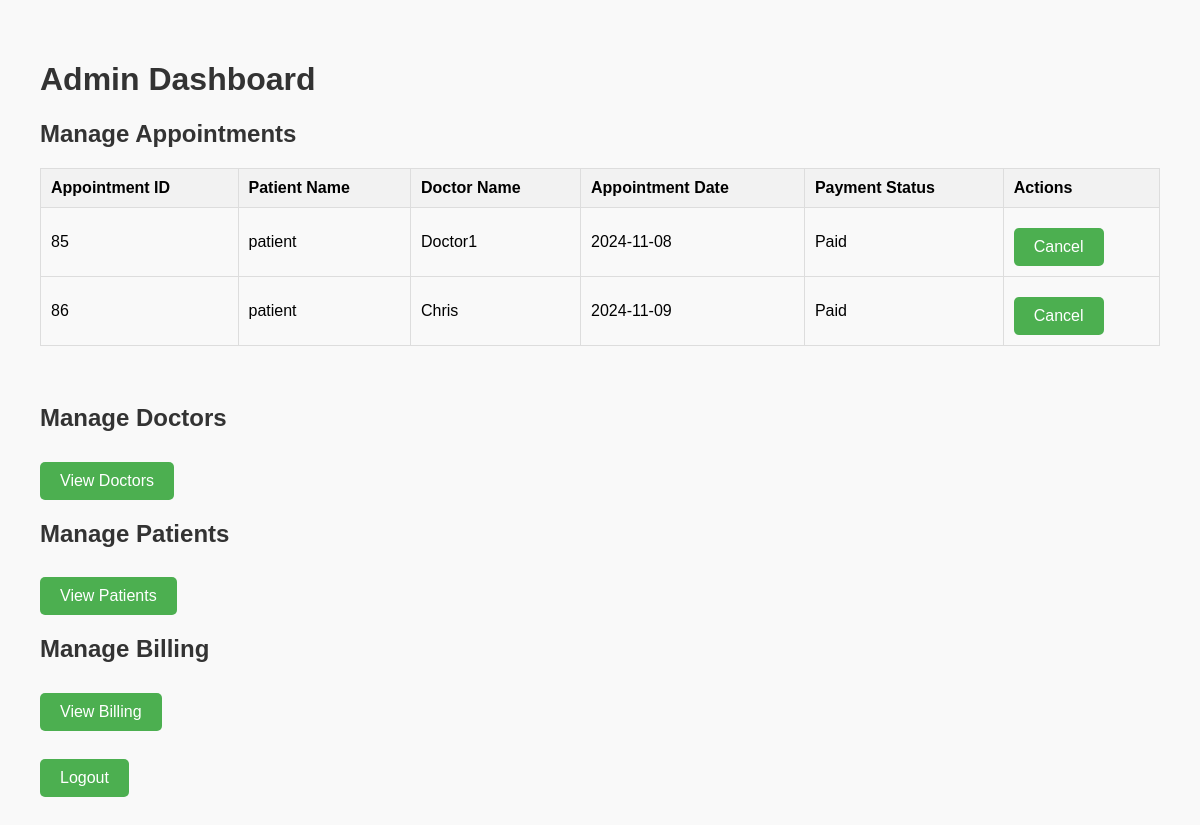
/admin_dashboard (signed in), run on an earlier commit of the app's database.
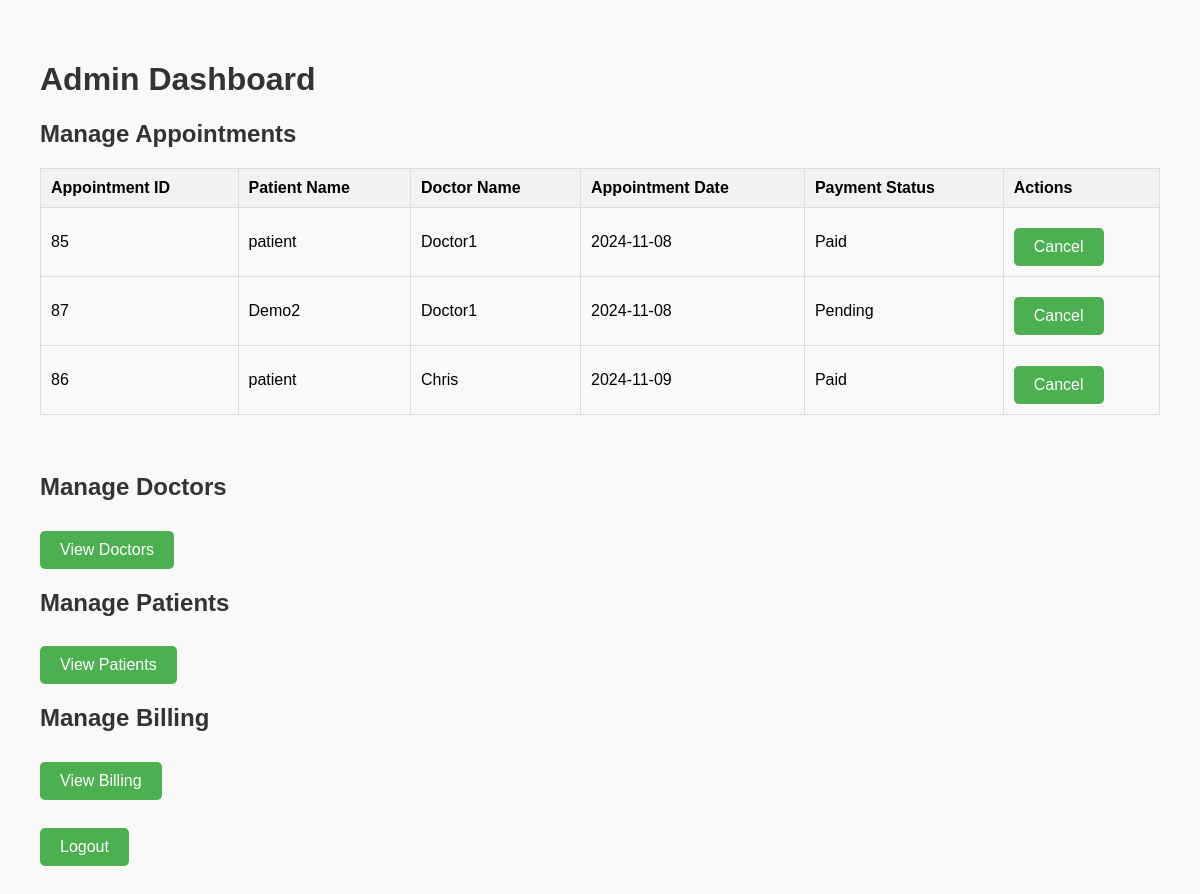
And on a later commit of the database.
### tables this page shows
CREATE TABLE appointments (
                    id INTEGER PRIMARY KEY AUTOINCREMENT,
                    patient_id INTEGER,
                    doctor_id INTEGER,
                    appointment_date TEXT NOT NULL, canceled_by_doctor BOOLEAN DEFAULT 0,
                    FOREIGN KEY (patient_id) REFERENCES patients (id),
                    FOREIGN KEY (doctor_id) REFERENCES doctors (id)
                );

CREATE TABLE patients (
                    id INTEGER PRIMARY KEY AUTOINCREMENT,
                    name TEXT NOT NULL,
                    loginid TEXT UNIQUE NOT NULL,
                    password TEXT NOT NULL,
                    age INTEGER NOT NULL,
                    gender TEXT NOT NULL,
                    email TEXT NOT NULL
                );

CREATE TABLE doctors (
                    id INTEGER PRIMARY KEY AUTOINCREMENT,
                    name TEXT NOT NULL,
                    specialization TEXT NOT NULL,
                    loginid TEXT UNIQUE NOT NULL,
                    password TEXT NOT NULL,
                    email TEXT NOT NULL
                );

### app.py (the view)
@app.route('/admin_dashboard')
def admin_dashboard():
    if 'admin_id' not in session:
        return redirect(url_for('admin_login'))
    appointments = query_db('''
        SELECT a.id AS appointment_id,
               p.name AS patient_name,
               d.name AS doctor_name,
               a.appointment_date,
               COALESCE(b.payment_status, 'Pending') AS payment_status,
               b.id AS billing_id
        FROM appointments a
        JOIN patients p ON a.patient_id = p.id
        JOIN doctors d ON a.doctor_id = d.id
        LEFT JOIN billing b ON a.patient_id = b.patient_id AND a.doctor_id = b.doctor_id
        ORDER BY a.appointment_date
    ''')
    return render_template('admin_dashboard.html', appointments=appointments)

### db_helpers.py (called while the page is built)
def get_db_connection():
    conn = sqlite3.connect('hospital_management.db')
    conn.row_factory = sqlite3.Row
    conn.execute("PRAGMA foreign_keys = ON")  # Enable foreign keys
    return conn

def query_db(query, args=(), one=False):
    conn = get_db_connection()  # Make sure you're getting the connection here
    cur = conn.execute(query, args)
    rv = [dict(row) for row in cur.fetchall()]
    cur.close()
    return (rv[0] if rv else None) if one else rv

### templates/admin_dashboard.html (shortened to what this page needs)
<!DOCTYPE html>
<html lang="en">
<head>
</head>
<body>
{% block content %}
    <h1>Admin Dashboard</h1>
    <h2>Manage Appointments</h2>
    <table>
        <thead>
            <tr>
                <th>Appointment ID</th>
                <th>Patient Name</th>
                <th>Doctor Name</th>
                <th>Appointment Date</th>
                <th>Payment Status</th>
                <th>Actions</th>
            </tr>
        </thead>
        <tbody>
            {% for appointment in appointments %}
            <tr>
                <td>{{ appointment.appointment_id }}</td>
                <td>{{ appointment.patient_name }}</td>
                <td>{{ appointment.doctor_name }}</td>
                <td>{{ appointment.appointment_date }}</td>
                <td>{{ appointment.payment_status }}</td>
                <td>
                    <a href="{{ url_for('delete_appointment', appointment_id=appointment.appointment_id) }}">Cancel</a>
                </td>
            </tr>
            {% endfor %}
        </tbody>
    </table>
    <br>
    <h2>Manage Doctors</h2>
    <a href="{{ url_for('view_doctors') }}">View Doctors</a>
    <h2>Manage Patients</h2>
    <a href="{{ url_for('view_patients') }}">View Patients</a>
    <h2>Manage Billing</h2>
    <a href="{{ url_for('admin_view_billing') }}">View Billing</a>
    <br><br>
    <a href="{{ url_for('admin_logout') }}">Logout</a>
{% endblock %}
</body>
</html>

What changed in the data, as far as the page shows it:
added appointments: appointment_id "87", patient_name "Demo2", doctor_name "Doctor1", appointment_date "2024-11-08", payment_status "Pending"
